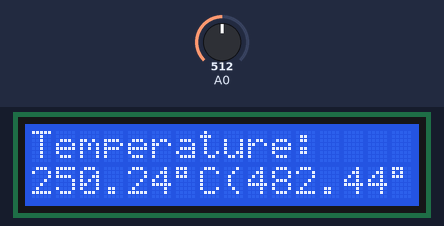
Bench run of a sketch on a simulated Arduino Uno, built with avr-gcc and run on an emulated ATmega328P. Shown: 16×2 character LCD. The inputs (shaded band) are chosen by the test bench; at power-on: A0 = 512.

Above: at 1.2 s.
1.3 s: A0 set to 217
At 2.2 s:
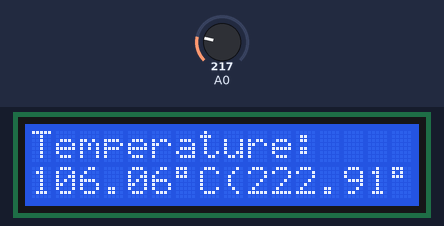
2.8 s: A0 set to 197
At 3.3 s:
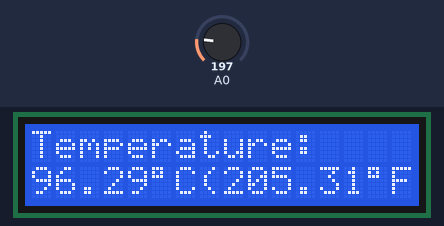
4.3 s: A0 set to 82
At 5.5 s:
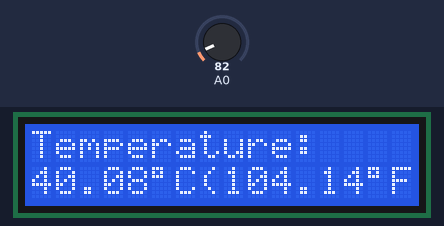
5.8 s: A0 set to 72
At 6.9 s:
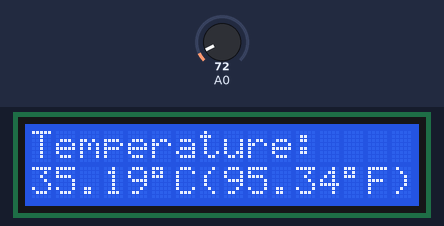
7.3 s: A0 set to 23
At 7.9 s:
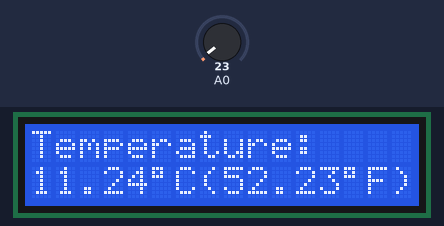
8.8 s: A0 set to 18
At 9.1 s:
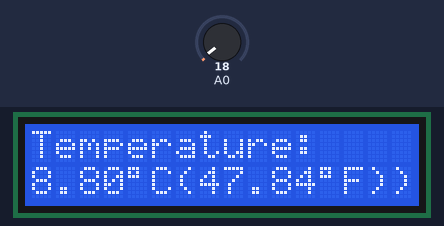
Timing chart, 0 to 11.3 s (numbered marks = the images above; inputs shaded):
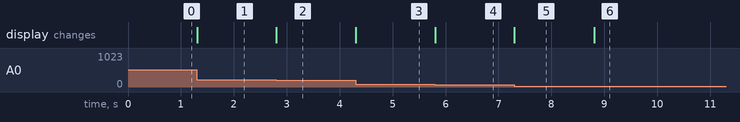

Measured:
- the behaviour switches between 205 and 204 on A0 (found by bisection; images 1 and 2)
- the behaviour switches between 78 and 77 on A0 (found by bisection; images 3 and 4)
- the behaviour switches between 21 and 20 on A0 (found by bisection; images 5 and 6)
- after the input at 1.3 s, the display: changes at once (image 1)
- after the input at 2.8 s, the display: changes at once (image 2)
- after the input at 4.3 s, the display: changes at once (image 3)
- after the input at 5.8 s, the display: changes at once (image 4)
- after the input at 7.3 s, the display: changes at once (image 5)
- after the input at 8.8 s, the display: changes at once (image 6)

The sketch:

ARDUINO_CODE.ino
```cpp
#include <LiquidCrystal.h>
LiquidCrystal lcd(7,6,5,4,3,2);

void setup ()
{
lcd.begin(16,2);
lcd.print("Temperature:");
}

void loop() {
float c = analogRead(A0);
c = (c*5)/1023;
c = c*100;
float f = (c*9)/5 + 32;
lcd.setCursor(0,1);
lcd.print(c);
lcd.print((char)223);
lcd.print("C");
lcd.print("(");
lcd.print(f);
lcd.print((char)223);
lcd.print("F)");
}
```
